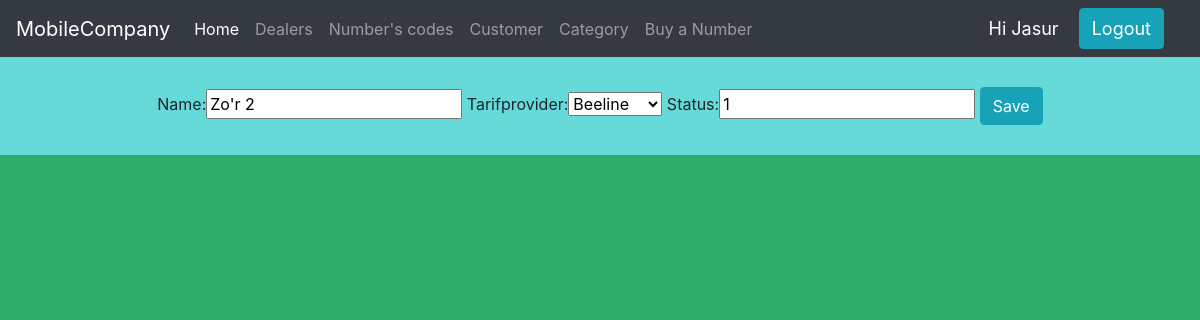
/TariffUpdate/1 (signed in), run on the app's committed database.
### mobile_company/models.py (models this page shows, shortened)
class Tarif(models.Model):
    name = models.CharField(max_length=100, null=True)
    tarifprovider = models.ForeignKey(Providers, null=True, on_delete=models.SET_NULL)
    status = models.IntegerField(null=True)

class Providers(models.Model):
    name = models.CharField(max_length=100, null=True)
    description = models.CharField(max_length=100, null=True)
    startyear = models.CharField(max_length=100, null=True)
    status = models.IntegerField(null=True)
    def __str__(self):
        return self.name

### mobile_company/decorators.py (the view)
        def wrapper(request, *args, **kwargs):
            group = None
            if request.user.groups.exists():
                group = request.user.groups.all()[0].name
            if group in allowed_users:
                return func(request, *args, **kwargs)
            else:
                return HttpResponse('Error')

### mobile_company/forms.py
class TariffForm(ModelForm):
    class Meta:
        model = Tarif
        fields = "__all__"

### mobile_company/views.py (called while the page is built)
@allowed_users(allowed_users=['admin', 'manager'])
def TariffUpdate(request, pk):
    tariff = Tarif.objects.get(id=pk)
    t_forms = TariffForm(instance=tariff)
    if request.method == 'POST':
        c_form = TariffForm(request.POST, instance=tariff)
        if c_form.is_valid():
            c_form.save()
            return redirect('/')
    return render(request, 'mobile_company/tariff_update.html', {'t_forms': t_forms})

### mobile_company/templates/mobile_company/tariff_update.html (shortened to what this page needs)
{% extends 'mobile_company/main.html' %}
{% load static %}
{% block content %}
    <form action="" method="POST" style="background-color: #66d9d9; padding: 30px; text-align: center;">
            {{ t_forms }}
        <button class="btn btn-info"> Save </button>
    </form>
{% endblock %}

### mobile_company/templates/mobile_company/navbar.html (shortened to what this page needs)
<nav class="navbar navbar-expand-lg navbar-dark bg-dark">
  <a class="navbar-brand" href=""> MobileCompany </a>
  <div class="collapse navbar-collapse" id="navbarNav">
    <ul class="navbar-nav">
      <li class="nav-item active">
        <a class="nav-link" href="{% url 'home' %}">Home</a>
      </li>
      <li class="nav-item">
        <a class="nav-link" href="{% url 'dealers' %}"> Dealers </a>
      </li>
        <li class="nav-item">
        <a class="nav-link" href="{% url 'NumberCode' %}"> Number's codes </a>
      </li>
      <li class="nav-item">
        <a class="nav-link" href="{% url 'customer' %}"> Customer </a>
      </li>
        <li class="nav-item">
        <a class="nav-link" href="{% url 'category' %}"> Category </a>
      </li>
        <li class="nav-item">
        <a class="nav-link" href="{% url 'UserPage' %}"> Buy a Number </a>
      </li>
      </ul>
  </div>
    <span id="hello">Hi {{ request.user }}</span>
    <span><a id="hello" href="{% url 'logout' %}" class="btn btn-primary btn-info"> Logout </a></span>
</nav>

### mobile_company/templates/mobile_company/main.html (style rules this page uses)
body { background-color: #2dab6a; }

### mobile_company/templates/mobile_company/navbar.html (style rules this page uses)
#hello { font-size: 18px; color: white; margin-right: 20px; }

### data on the page
Tarif: name "Zo'r 2", tarifprovider "Beeline", status "1"

### other printed values
{{ request.user }} "Jasur"
